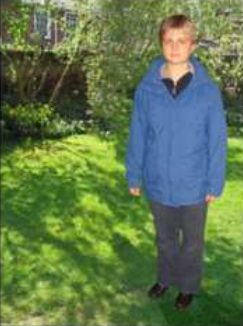
#> input picture HW13/Cap2.PNG, 243 x 326 px, found by its file name
$ python code1.py
#> lines starting #> are read from the running program, lines starting #| are printed output that depends on the picture; long printed decimals are rounded
import numpy as np
import cv2 as cv
import matplotlib.pyplot as plt
import math


def dist_rgb(a,b):
	dist = pow(a[0]-b[0],2)+pow(a[1]-b[1],2)+pow(a[2]-b[2],2)
	dist = math.sqrt(dist)
	return dist

def ndist(a,b,dig):
	dist = pow(a[0]-b[0],2)+pow(a[1]-b[1],2)
	dist = dist/dig
	dist = 1/math.exp(dist)
	return dist


image = cv.imread('Cap2.png')
#> image is the input picture: shape (326, 243, 3); mean B, G, R 76.7, 118.9, 95.8

print(image.shape)
#| (326, 243, 3)
pixel_values = image.reshape((-1,3))
print(image.shape)
#| (326, 243, 3)
pixel_values = np.float32(pixel_values)

criteria = (cv.TERM_CRITERIA_EPS + cv.TERM_CRITERIA_MAX_ITER, 100, 0.85)
k = 6
retval, labels, centers = cv.kmeans(pixel_values, k, None, criteria, 10, cv.KMEANS_RANDOM_CENTERS)
#> retval = 62775620.9; centers = [[60.17, 128.6, 103.3], [31.97, 55.92, 43.49], [82.35, 165.4, 141.1], [165.3, 115.9, 82.31], [118.5, 193, 186.5], [48.72, 95.44, 70.53]]
m = len(image)
#> m = 326
n = len(image[0])
#> n = 243
labels=labels.reshape((m,n))
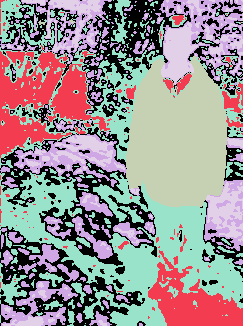
#> labels: shape (326, 243) int32; 6 distinct labels, from 0 to 5; one colour per label, 0 black


cluster = []
for i in range(k):
	cluster.append([])

for i in range(len(image)):
	for j in range(len(image[0])):
		cluster[labels[i][j]].append([i,j])

for i in range(k):
	print(len(cluster[i]))
color_avg = []
for i in range(k):
	temp = [0,0,0]
	for pts in cluster[i]:
		temp[0]+=image[pts[0]][pts[1]][0]
		temp[1]+=image[pts[0]][pts[1]][1]
		temp[2]+=image[pts[0]][pts[1]][2]
	temp[0] /= len(cluster[i])
	temp[1] /= len(cluster[i])
	temp[2] /= len(cluster[i])
	color_avg.append(temp)
#> after the loop, color_avg has the same summary as centers


spatial_centers = []
for i in range(k):
	temp = [0,0]
	for pts in cluster[i]:
		temp[0] += pts[0]
		temp[1] += pts[1]
	temp[0] /= len(cluster[i])
	temp[1] /= len(cluster[i])
	spatial_centers.append(temp)


image_center = [0,0]
for i in range(m):
	for j in range(n):
		image_center[0]+=i
		image_center[1]+=j
#> after the loop, image_center = [12872925, 9585378]
image_center[0]/=(m*n)
image_center[1]/=(m*n)

dig = math.sqrt(pow(len(image),2)+pow(len(image[0]),2))
#> dig = 406.6

# computing Contrast cue
contrast = [0]*k
N = m*n
#> N = 79218
for K in range(k):
	for i in range(k):
		if(K!=i):
			contrast[K] += (len(cluster[i])/N)*dist_rgb(centers[K],centers[i])
#> this loop made 6 passes
#> after the loop, contrast = [59.9, 98.15, 83.28, 104, 130, 63.22]

contrast = np.array(contrast)

# print(contrast)


#computing spatial cue

spatial = [0]*k

for K in range(k):
	temp = 0
	for pts in cluster[K]:
		temp += ndist(pts,spatial_centers[K],dig)
	temp = temp/len(cluster[K])
	spatial[K] = temp
#> this loop made 6 passes


print(centers)
#| [[ 60.172 128.647  103.304 ]
#|  [ 31.967  55.919  43.491]
#|  [ 82.349  165.412  141.130 ]
#|  [165.275  115.871  82.307 ]
#|  [118.476  193.0003   186.477 ]
#|  [ 48.717   95.4434    70.529]]
print(" checker ====================")
print(color_avg)
#| [[60.172, 128.647, 103.304], [31.967, 55.919, 43.491], [82.349, 165.412, 141.130], [165.275, 115.871, 82.307], [118.476, 193.000, 186.477], [48.717, 95.443, 70.529]]

exit(0)
#> (the program exits here)

$ run again, with HW13/Cap1.PNG copied over HW13/Cap2.PNG
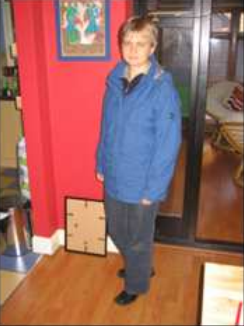
#> input picture HW13/Cap1.PNG, 244 x 326 px, found by its file name
#> image is the input picture: shape (326, 244, 3); mean B, G, R 97.3, 104.9, 155.5
#| (326, 244, 3)
#| (326, 244, 3)
#> retval = 97001108.5; centers = [[164.5, 125.2, 103], [212, 229.9, 243.8], [137.6, 160.7, 193.6], [82.35, 74.14, 240.8], [60.93, 103.8, 167.5], [56.85, 65.69, 85.49]]
#> m = 326
#> n = 244
#> `labels=labels.reshape((m,n))`:
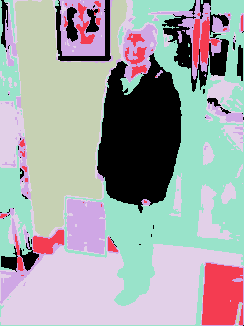
#> labels: shape (326, 244) int32; 6 distinct labels, from 0 to 5; one colour per label, 0 black
#> after the loop `for i in range(k):`: color_avg has the same summary as centers
#> dig = 407.2
#> N = 79544
#> the loop `for K in range(k):` made 6 passes
#> after the loop `for K in range(k):`: contrast = [112.2, 199.8, 109.9, 111.1, 81, 102.7]
#> the loop `for K in range(k):` made 6 passes
#| [[164.522  125.154  102.962 ]
#|  [211.965  229.876  243.843 ]
#|  [137.553  160.662  193.647 ]
#|  [ 82.353  74.141 240.751 ]
#|  [ 60.929 103.836  167.541 ]
#|  [ 56.853   65.691   85.4866  ]]
#| [[164.522, 125.154, 102.962], [211.965, 229.876, 243.843], [137.553, 160.662, 193.647], [82.353, 74.141, 240.751], [60.929, 103.836, 167.541], [56.853, 65.691, 85.487]]
